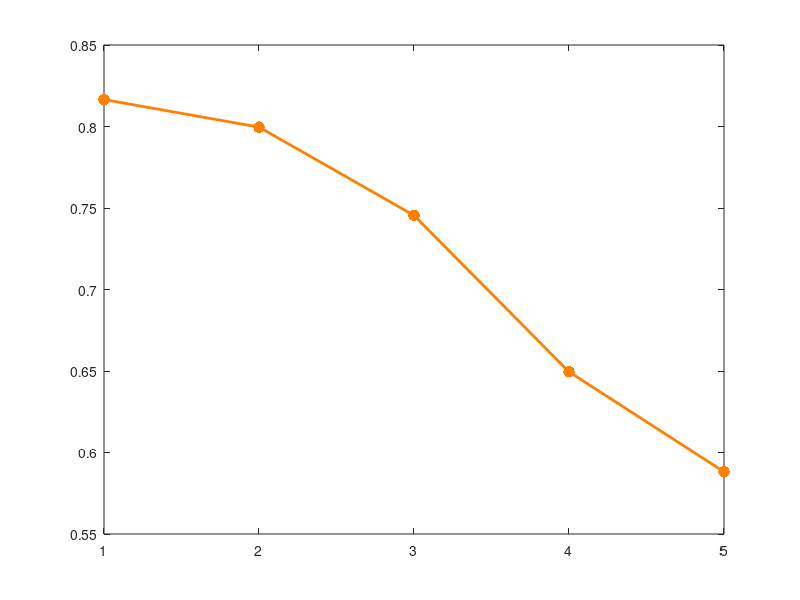

The MATLAB source for this figure: (Note: this script raises an error after producing the figure.)
clc;
clear;
close all;
%%
load Behave_SData.mat;
%%
Aindx = SData(:, end-1);
Lindx = find(mod(Aindx,2) == 0);
Hindx = find(mod(Aindx,2) == 1);
Cohs = [3.2, 6.4, 12.8, 25.6, 51.2];
NumSub = length(unique(SData(:, end)));


TmpData_Low = SData(Lindx, :);
for i=1:size(Cohs,2)
    cBin = find(TmpData_Low(:, 2) == Cohs(i));
    tmpdata = TmpData_Low(cBin,:);
    for si=1:NumSub
        sBin = find(tmpdata(:,end) == si);
        MeanVal_L(si,i) = mean(tmpdata(sBin, 5));
    end
    SEMConfLow(i) = std(MeanVal_L(:,i))./sqrt(NumSub);
    LowConf(i) = mean(MeanVal_L(:,i));   
end


TmpData_High = SData(Hindx, :);
for i=1:size(Cohs,2)
    cBin = find(TmpData_High(:, 2) == Cohs(i));
    tmpdata = TmpData_High(cBin,:);
    for si=1:NumSub
        sBin = find(tmpdata(:,end) == si);
        MeanVal_H(si,i) = mean(tmpdata(sBin, 5));
    end
    SEMConfHigh(i) = std(MeanVal_H(:,i))./sqrt(NumSub);
    HighConf(i) = mean(MeanVal_H(:,i));   
end


P{1} = plot(1:i,LowConf,'.-','Color',[1 .5 0],'MarkerSize',25,'LineWidth',2);
hold on;
MyErrorBar(1:i,LowConf,SEMConfLow,[1 .5 0]);

hold on;
P{2} = plot(1:i,HighConf,'.-','Color',[1 0 1],'MarkerSize',25,'LineWidth',2);
hold on;
MyErrorBar(1:i,HighConf,SEMConfHigh,[1 0 1]);

hold on;
set(gca,'Box','off');
set(gcf,'Color','w');
xlabel('Stimulus Strength (%coh)')
ylabel('Confidence');
lg.FontSize = 12;
xtick = [1:5];
xticklabe={'3.2%','','12.8%','','51.2%'};
set(gca,'XTick',xtick,'XTickLabel',xticklabe,'FontSize',12);
legend boxoff;
set(gca,'TickDir','out');
set(gca,'FontSize',20);
set(gca,'linewidth',1.5);
xlim([0 5.5]);
ylim([.5 .9]);
%%
Cohs = SData(:,2);
RT = SData(:,5);
Subs = SData(:,end);
Condition = SData(:,end-1);
Condition = mod(Condition,2);

MyTable = table(Subs,Cohs,RT,Condition);

glme = fitglme(MyTable,...
    'RT ~ 1 + Condition + Cohs + (1|Subs)',...
    'Distribution','Normal','Link','identity','FitMethod','MPL',...
    'DummyVarCoding','effects')
[glme.Coefficients.Estimate(2:end),glme.Coefficients.SE(2:end),...
    glme.Coefficients.Lower(2:end),glme.Coefficients.Upper(2:end),...
    glme.Coefficients.tStat(2:end),glme.Coefficients.pValue(2:end)]
